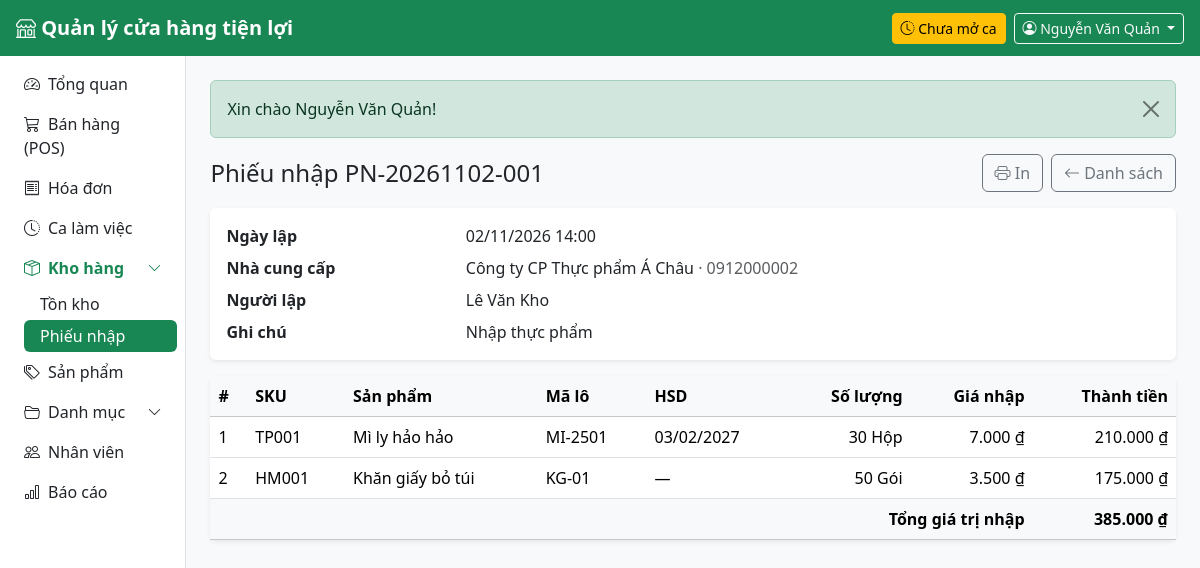
Screenshot of /public/receipts/2 (signed in) with the database file from the repository.
### tables this page shows
CREATE TABLE users (
    id            INT UNSIGNED AUTO_INCREMENT PRIMARY KEY,
    store_id      INT UNSIGNED NOT NULL,
    role_id       TINYINT UNSIGNED NOT NULL,
    username      VARCHAR(50) NOT NULL UNIQUE,
    password_hash VARCHAR(255) NOT NULL,
    full_name     VARCHAR(100) NOT NULL,
    phone         VARCHAR(20),
    email         VARCHAR(100),
    is_active     TINYINT(1) NOT NULL DEFAULT 1,
    last_login_at DATETIME NULL,
    created_at    DATETIME NOT NULL DEFAULT CURRENT_TIMESTAMP,
    CONSTRAINT fk_users_store FOREIGN KEY (store_id) REFERENCES stores(id),
    CONSTRAINT fk_users_role  FOREIGN KEY (role_id)  REFERENCES roles(id)
);

CREATE TABLE goods_receipts (
    id           INT UNSIGNED AUTO_INCREMENT PRIMARY KEY,
    code         VARCHAR(30) NOT NULL UNIQUE,
    store_id     INT UNSIGNED NOT NULL,
    supplier_id  INT UNSIGNED NOT NULL,
    user_id      INT UNSIGNED NOT NULL,
    note         VARCHAR(255),
    created_at   DATETIME NOT NULL DEFAULT CURRENT_TIMESTAMP,
    CONSTRAINT fk_receipts_store    FOREIGN KEY (store_id)    REFERENCES stores(id),
    CONSTRAINT fk_receipts_supplier FOREIGN KEY (supplier_id) REFERENCES suppliers(id),
    CONSTRAINT fk_receipts_user     FOREIGN KEY (user_id)     REFERENCES users(id)
);

CREATE TABLE suppliers (
    id          INT UNSIGNED AUTO_INCREMENT PRIMARY KEY,
    name        VARCHAR(150) NOT NULL,
    contact     VARCHAR(100),
    phone       VARCHAR(20),
    email       VARCHAR(100),
    address     VARCHAR(255),
    is_active   TINYINT(1) NOT NULL DEFAULT 1
);

CREATE TABLE product_batches (
    id            INT UNSIGNED AUTO_INCREMENT PRIMARY KEY,
    store_id      INT UNSIGNED NOT NULL,
    product_id    INT UNSIGNED NOT NULL,
    batch_code    VARCHAR(50) NOT NULL,
    expiry_date   DATE NULL,
    cost_price    DECIMAL(12,0) NOT NULL CHECK (cost_price >= 0),
    qty_received  INT UNSIGNED NOT NULL,
    qty_remaining INT UNSIGNED NOT NULL,
    received_at   DATETIME NOT NULL DEFAULT CURRENT_TIMESTAMP,
    CONSTRAINT fk_batches_store   FOREIGN KEY (store_id)   REFERENCES stores(id),
    CONSTRAINT fk_batches_product FOREIGN KEY (product_id) REFERENCES products(id),
    INDEX idx_batches_fefo (product_id, expiry_date)
);

CREATE TABLE products (
    id           INT UNSIGNED AUTO_INCREMENT PRIMARY KEY,
    sku          VARCHAR(30) NOT NULL UNIQUE,
    barcode      VARCHAR(30) UNIQUE,
    name         VARCHAR(150) NOT NULL,
    category_id  INT UNSIGNED NOT NULL,
    unit_id      INT UNSIGNED NOT NULL,
    sale_price   DECIMAL(12,0) NOT NULL CHECK (sale_price >= 0),
    min_stock    INT UNSIGNED NOT NULL DEFAULT 10,
    image        VARCHAR(255),
    is_active    TINYINT(1) NOT NULL DEFAULT 1,
    created_at   DATETIME NOT NULL DEFAULT CURRENT_TIMESTAMP,
    CONSTRAINT fk_products_category FOREIGN KEY (category_id) REFERENCES categories(id),
    CONSTRAINT fk_products_unit     FOREIGN KEY (unit_id)     REFERENCES units(id)
);

CREATE TABLE units (
    id          INT UNSIGNED AUTO_INCREMENT PRIMARY KEY,
    name        VARCHAR(50) NOT NULL UNIQUE         
);

### app/Views/receipts/show.php (the view, shortened to what the rows shown need)
<div class="d-flex flex-wrap justify-content-between align-items-center gap-2 mb-3">
    <h1 class="h4 mb-0">Phiếu nhập <?= e($receipt['code']) ?></h1>
    <div class="d-flex gap-2 no-print">
        <button type="button" class="btn btn-outline-secondary" onclick="window.print()"><i class="bi bi-printer"></i> In</button>
        <a href="<?= url('/receipts') ?>" class="btn btn-outline-secondary"><i class="bi bi-arrow-left"></i> Danh sách</a>
    </div>
</div>
<div class="card border-0 shadow-sm mb-3">
    <div class="card-body">
        <dl class="row mb-0">
            <dt class="col-sm-3">Ngày lập</dt>
            <dd class="col-sm-9"><?= e(date('d/m/Y H:i', strtotime($receipt['created_at']))) ?></dd>
            <dt class="col-sm-3">Nhà cung cấp</dt>
            <dd class="col-sm-9">
                <?= e($receipt['supplier_name']) ?>
                <?php if ($receipt['supplier_phone'] !== null): ?><span class="text-muted">· <?= e($receipt['supplier_phone']) ?></span><?php endif; ?>
            </dd>
            <dt class="col-sm-3">Người lập</dt>
            <dd class="col-sm-9"><?= e($receipt['user_name']) ?></dd>
            <dt class="col-sm-3">Ghi chú</dt>
            <dd class="col-sm-9 mb-0"><?= ($receipt['note'] ?? '') !== '' ? e($receipt['note']) : '—' ?></dd>
        </dl>
    </div>
</div>
<div class="card border-0 shadow-sm">
    <div class="table-responsive">
        <table class="table align-middle mb-0">
            <thead class="table-light">
                <tr>
                    <th>#</th>
                    <th>SKU</th>
                    <th>Sản phẩm</th>
                    <th>Mã lô</th>
                    <th>HSD</th>
                    <th class="text-end">Số lượng</th>
                    <th class="text-end">Giá nhập</th>
                    <th class="text-end">Thành tiền</th>
                </tr>
            </thead>
            <tbody>
            <?php foreach ($items as $n => $i): ?>
                <tr>
                    <td><?= $n + 1 ?></td>
                    <td class="text-nowrap"><?= e($i['sku']) ?></td>
                    <td><?= e($i['product_name']) ?></td>
                    <td><?= e($i['batch_code']) ?></td>
                    <td class="text-nowrap"><?= $i['expiry_date'] === null ? '—' : e(date('d/m/Y', strtotime($i['expiry_date']))) ?></td>
                    <td class="text-end"><?= e($i['qty_received']) ?> <?= e($i['unit_name']) ?></td>
                    <td class="text-end text-nowrap"><?= money($i['cost_price']) ?></td>
                    <td class="text-end text-nowrap"><?= money($i['cost_price'] * $i['qty_received']) ?></td>
                </tr>
            <?php endforeach; ?>
            </tbody>
            <tfoot>
                <tr class="table-light">
                    <th colspan="7" class="text-end">Tổng giá trị nhập</th>
                    <th class="text-end text-nowrap"><?= money($total) ?></th>
                </tr>
            </tfoot>
        </table>
    </div>
</div>

### app/Core/Router.php (shortened to what the rows shown need)
<?php
class Router
{
    private array $routes = [];
    private function add(string $method, string $path, array $action, ?array $roles): void
    {
        $this->routes[] = compact('method', 'pattern', 'action', 'roles');
    }
    public function dispatch(string $method, string $uri): void
    {
        $path = parse_url($uri, PHP_URL_PATH) ?? '/';
        $base = App::basePath();
        if ($base !== '' && str_starts_with($path, $base)) {
            $path = substr($path, strlen($base));
        }
        $path = '/' . trim(preg_replace('#^/index\.php#', '', $path), '/');
        foreach ($this->routes as $route) {
            if ($route['method'] !== $method || !preg_match($route['pattern'], $path, $m)) {
                continue;
            }
            if ($route['roles'] !== null) {
                Auth::requireLogin();
            }
            [$class, $fn] = $route['action'];
            $params = array_filter($m, 'is_string', ARRAY_FILTER_USE_KEY);
            (new $class())->$fn(...$params);
            return;
        }
    }
}

### app/Views/layouts/main.php (shortened to what the rows shown need)
<?php
$user = Auth::user();
$menu = [
    ['/',          'speedometer2', 'Tổng quan',     ['admin', 'cashier', 'warehouse']],
    ['/pos',       'cart3',        'Bán hàng (POS)', ['admin', 'cashier']],
    ['/orders',    'receipt',      'Hóa đơn',        ['admin', 'cashier']],
    ['/shifts',    'clock-history', 'Ca làm việc',   ['admin', 'cashier']],
    ['#warehouse', 'box-seam',     'Kho hàng',       ['admin', 'warehouse'], [
        ['/inventory', 'Tồn kho'],
        ['/receipts',  'Phiếu nhập'],
    ]],
    ['/products',  'tags',         'Sản phẩm',       ['admin']],
    ['#catalog',   'folder2-open', 'Danh mục',       ['admin'], [
        ['/categories', 'Loại hàng'],
        ['/units',      'Đơn vị tính'],
        ['/suppliers',  'Nhà cung cấp'],
    ]],
    ['/users',     'people',       'Nhân viên',      ['admin']],
    ['/reports',   'bar-chart',    'Báo cáo',        ['admin']],
];
?>
<!doctype html>
<html lang="vi">
<head>
    <link rel="stylesheet" href="https://cdn.jsdelivr.net/npm/bootstrap@5.3.3/dist/css/bootstrap.min.css">
    <link rel="stylesheet" href="https://cdn.jsdelivr.net/npm/bootstrap-icons@1.11.3/font/bootstrap-icons.min.css">
    <link rel="stylesheet" href="<?= asset('css/app.css') ?>">
</head>
<body class="bg-body-tertiary">
<nav class="navbar navbar-dark bg-success sticky-top px-3">
    <a class="navbar-brand fw-semibold me-auto" href="<?= url('/') ?>">
        <i class="bi bi-shop"></i> <?= e(App::config('app.name')) ?>
    </a>
    <?php if (Auth::hasRole('admin', 'cashier')): ?>
        <?php $myShift = (new Shift())->findOpenByUser((int) $user['id']); ?>
        <a href="<?= url('/shifts') ?>" class="btn btn-sm me-2 <?= $myShift ? 'btn-light text-success' : 'btn-warning' ?>">
            <i class="bi bi-clock-history"></i>
            <?= $myShift ? 'Ca mở từ ' . e(date('H:i', strtotime($myShift['opened_at']))) : 'Chưa mở ca' ?>
        </a>
    <?php endif; ?>
    <div class="dropdown">
        <button class="btn btn-outline-light btn-sm dropdown-toggle" data-bs-toggle="dropdown">
            <i class="bi bi-person-circle"></i>
            <span class="d-none d-sm-inline"><?= e($user['full_name']) ?></span>
        </button>
    </div>
</nav>
<div class="d-flex">
    <aside class="offcanvas-lg offcanvas-start sidebar bg-white border-end" id="sidebar" tabindex="-1">
        <nav class="nav nav-pills flex-column p-2">
            <?php foreach ($menu as $i => $item): ?>
                <?php
                [$href, $icon, $label, $roles] = $item;
                $children = $item[4] ?? [];
                ?>
                <?php if ($children): ?>
                    <?php $open = array_filter($children, fn($c) => active($c[0]) !== ''); ?>
                    <a class="nav-link d-flex justify-content-between align-items-center <?= $open ? 'fw-semibold text-success' : '' ?>"
                       data-bs-toggle="collapse" href="#menu-group-<?= $i ?>" role="button"
                       aria-expanded="<?= $open ? 'true' : 'false' ?>" aria-controls="menu-group-<?= $i ?>">
                        <span><i class="bi bi-<?= $icon ?> me-2"></i><?= e($label) ?></span>
                        <i class="bi bi-chevron-down small"></i>
                    </a>
                    <div class="collapse <?= $open ? 'show' : '' ?>" id="menu-group-<?= $i ?>">
                        <div class="nav flex-column ms-3">
                            <?php foreach ($children as [$childHref, $childLabel]): ?>
                                <a class="nav-link py-1 <?= active($childHref) ?>" href="<?= url($childHref) ?>">
                                    <?= e($childLabel) ?>
                                </a>
                            <?php endforeach; ?>
                        </div>
                    </div>
                <?php else: ?>
                    <a class="nav-link <?= active($href) ?>" href="<?= url($href) ?>">
                        <i class="bi bi-<?= $icon ?> me-2"></i><?= e($label) ?>
                    </a>
                <?php endif; ?>
            <?php endforeach; ?>
        </nav>
    </aside>
    <main class="flex-grow-1 p-3 p-md-4 min-vw-0">
        <?php foreach (Session::pullFlash() as $f): ?>
            <div class="alert alert-<?= e($f['type']) ?> alert-dismissible fade show">
                <?= e($f['message']) ?>
                <button type="button" class="btn-close" data-bs-dismiss="alert"></button>
            </div>
        <?php endforeach; ?>
        <?= $content ?>
    </main>
</div>
</body>
</html>

### rows the page displays
users: full_name "Nguyễn Văn Quản"
goods_receipts: code "PN-20261102-001", created_at "02/11/2026 14:00", supplier.name "Công ty CP Thực phẩm Á Châu", supplier.phone "0912000002", user.full_name "Lê Văn Kho", note "Nhập thực phẩm"
product_batches: product.sku "TP001", product.name "Mì ly hảo hảo", batch_code "MI-2501", expiry_date "03/02/2027", qty_received "30", units.name "Hộp", cost_price "7.000 ₫", money($i['cost_price'] * $i['qty_received']) "210.000 ₫"
product_batches: product.sku "HM001", product.name "Khăn giấy bỏ túi", batch_code "KG-01", qty_received "50", units.name "Gói", cost_price "3.500 ₫", money($i['cost_price'] * $i['qty_received']) "175.000 ₫"

### other values shown
$label "Tổng quan"
$label "Bán hàng (POS)"
$label "Hóa đơn"
$label "Ca làm việc"
$label "Kho hàng"
$childLabel "Tồn kho"
$childLabel "Phiếu nhập"
$label "Sản phẩm"
$label "Danh mục"
$label "Nhân viên"
$label "Báo cáo"
$f['message'] "Xin chào Nguyễn Văn Quản!"
